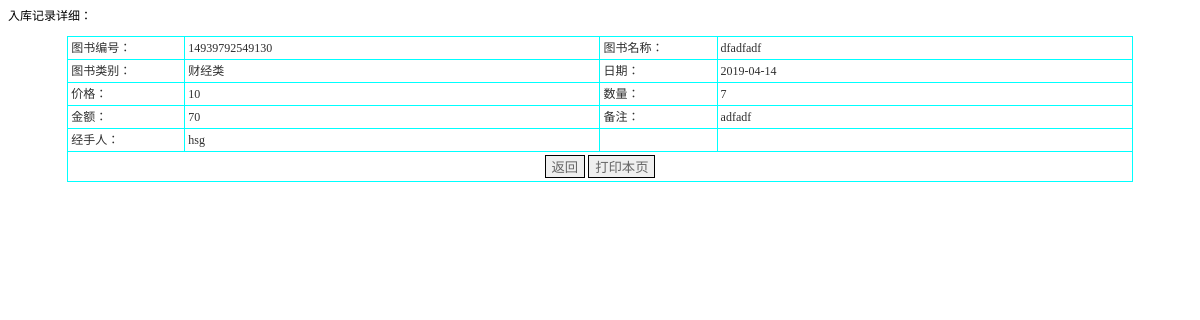
The page /rukujilu_detail.php?id=4 on the database its author committed.
### tables this page shows
CREATE TABLE `rukujilu` (
  `id` int(11) NOT NULL AUTO_INCREMENT,
  `shangpinbianhao` varchar(50) DEFAULT NULL,
  `shangpinmingcheng` varchar(50) DEFAULT NULL,
  `shangpinleibie` varchar(50) DEFAULT NULL,
  `riqi` varchar(50) DEFAULT NULL,
  `jiage` varchar(50) DEFAULT NULL,
  `shuliang` varchar(50) DEFAULT NULL,
  `jine` varchar(50) DEFAULT NULL,
  `beizhu` varchar(500) DEFAULT NULL,
  `jingshouren` varchar(50) DEFAULT NULL,
  `addtime` timestamp NOT NULL DEFAULT CURRENT_TIMESTAMP,
  PRIMARY KEY (`id`)
);

### rukujilu_detail.php (the view, shortened to what this page needs)
<?php
$id=$_GET["id"];
?>
<!DOCTYPE html PUBLIC "-//W3C//DTD XHTML 1.0 Transitional//EN" "http://www.w3.org/TR/xhtml1/DTD/xhtml1-transitional.dtd">
<html xmlns="http://www.w3.org/1999/xhtml">
<head>
<title>入库记录详细</title><link rel="stylesheet" href="css.css" type="text/css">
</head>
<body>
<p>入库记录详细：</p>
					<?php
$sql="select * from rukujilu where id=".$id;
$query=mysql_query($sql);
$rowscount=mysql_num_rows($query);
if($rowscount>0)
{
?>
<table width="90%" border="1" align="center" cellpadding="3" cellspacing="1" bordercolor="#00FFFF" style="border-collapse:collapse">
      <tr>
	  <td width='11%'>图书编号：</td><td width='39%'><?php echo mysql_result($query,0,shangpinbianhao);?></td>
      <td width='11%'>图书名称：</td><td width='39%'><?php echo mysql_result($query,0,shangpinmingcheng);?></td></tr><tr>
      <td width='11%'>图书类别：</td><td width='39%'><?php echo mysql_result($query,0,shangpinleibie);?></td>
      <td width='11%'>日期：</td><td width='39%'><?php echo mysql_result($query,0,riqi);?></td></tr><tr>
      <td width='11%'>价格：</td><td width='39%'><?php echo mysql_result($query,0,jiage);?></td>
      <td width='11%'>数量：</td><td width='39%'><?php echo mysql_result($query,0,shuliang);?></td></tr><tr>
      <td width='11%'>金额：</td><td width='39%'><?php echo mysql_result($query,0,jine);?></td>
      <td width='11%'>备注：</td><td width='39%'><?php echo mysql_result($query,0,beizhu);?></td></tr><tr>
      <td width='11%'>经手人：</td><td width='39%'><?php echo mysql_result($query,0,jingshouren);?></td>
      <td>&nbsp;</td><td>&nbsp;</td></tr><tr>
      <td colspan=4 align=center><input type=button name=Submit5 value=返回 onClick="javascript:history.back()" style='border:solid 1px #000000; color:#666666'  /> <input type="button" name="Submit2" onclick="javascript:window.print();" value='打印本页' style='border:solid 1px #000000; color:#666666' /></td></tr>
  </table>
<?php
	}
?>
<p>&nbsp;</p>
</body>
</html>

### css.css (style rules this page uses)
td { font-family:"宋体"; font-size: 12px; color: #2f2f2f; line-height: 16px; }

### rows shown on the page
rukujilu: shangpinbianhao "14939792549130", shangpinmingcheng "dfadfadf", shangpinleibie "财经类", riqi "2019-04-14", jiage "10", shuliang "7", jine "70", beizhu "adfadf", jingshouren "hsg"
